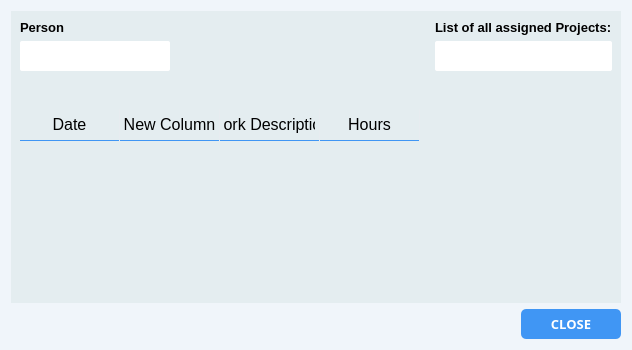
<?xml version="1.0" encoding="UTF-8"?>
<ui version="4.0">
 <class>GetUserReport</class>
 <widget class="QDialog" name="GetUserReport">
  <property name="geometry">
   <rect>
    <x>0</x>
    <y>0</y>
    <width>632</width>
    <height>350</height>
   </rect>
  </property>
  <property name="sizePolicy">
   <sizepolicy hsizetype="Preferred" vsizetype="Preferred">
    <horstretch>0</horstretch>
    <verstretch>0</verstretch>
   </sizepolicy>
  </property>
  <property name="minimumSize">
   <size>
    <width>600</width>
    <height>350</height>
   </size>
  </property>
  <property name="windowTitle">
   <string>Dialog</string>
  </property>
  <property name="styleSheet">
   <string notr="true">background-color: rgb(240, 245, 250);</string>
  </property>
  <layout class="QVBoxLayout" name="verticalLayout_4">
   <item>
    <widget class="QFrame" name="frame">
     <property name="styleSheet">
      <string notr="true">background-color: rgb(228, 237, 240);
border: none;</string>
     </property>
     <property name="frameShape">
      <enum>QFrame::StyledPanel</enum>
     </property>
     <property name="frameShadow">
      <enum>QFrame::Raised</enum>
     </property>
     <layout class="QVBoxLayout" name="verticalLayout_5">
      <item>
       <layout class="QHBoxLayout" name="horizontalLayout_3">
        <item>
         <layout class="QVBoxLayout" name="verticalLayout_2">
          <item>
           <widget class="QLabel" name="label">
            <property name="font">
             <font>
              <pointsize>10</pointsize>
              <weight>75</weight>
              <bold>true</bold>
             </font>
            </property>
            <property name="text">
             <string>Person</string>
            </property>
           </widget>
          </item>
          <item>
           <widget class="QComboBox" name="comboBoxPerson">
            <property name="sizePolicy">
             <sizepolicy hsizetype="Fixed" vsizetype="Preferred">
              <horstretch>0</horstretch>
              <verstretch>0</verstretch>
             </sizepolicy>
            </property>
            <property name="minimumSize">
             <size>
              <width>150</width>
              <height>30</height>
             </size>
            </property>
            <property name="styleSheet">
             <string notr="true">QComboBox {
border-radius: 2px;
border: none;
background-color: rgb(255, 255, 255);
}
QComboBox::drop-down 
{
    border: 0px;
}

QComboBox::down-arrow {
    image: url(:/images/images/dA.png);
    width: 25px;
    height: 25px;
	margin-right: 10px;
}</string>
            </property>
           </widget>
          </item>
         </layout>
        </item>
        <item>
         <spacer name="horizontalSpacer_2">
          <property name="orientation">
           <enum>Qt::Horizontal</enum>
          </property>
          <property name="sizeType">
           <enum>QSizePolicy::Expanding</enum>
          </property>
          <property name="sizeHint" stdset="0">
           <size>
            <width>40</width>
            <height>20</height>
           </size>
          </property>
         </spacer>
        </item>
        <item>
         <layout class="QVBoxLayout" name="verticalLayout">
          <item>
           <widget class="QLabel" name="label_4">
            <property name="font">
             <font>
              <pointsize>10</pointsize>
              <weight>75</weight>
              <bold>true</bold>
             </font>
            </property>
            <property name="text">
             <string>List of all assigned Projects:</string>
            </property>
           </widget>
          </item>
          <item>
           <widget class="QComboBox" name="comboBoxProject">
            <property name="minimumSize">
             <size>
              <width>150</width>
              <height>30</height>
             </size>
            </property>
            <property name="font">
             <font>
              <pointsize>10</pointsize>
             </font>
            </property>
            <property name="styleSheet">
             <string notr="true">QComboBox {
border-radius: 2px;
border: none;
background-color: rgb(255, 255, 255);
}
QComboBox::drop-down
{
    border: 0px;
}

QComboBox::down-arrow {
    image: url(:/images/images/dA.png);
    width: 25px;
    height: 25px;
        margin-right: 10px;
}</string>
            </property>
           </widget>
          </item>
         </layout>
        </item>
       </layout>
      </item>
      <item>
       <spacer name="verticalSpacer_2">
        <property name="orientation">
         <enum>Qt::Vertical</enum>
        </property>
        <property name="sizeHint" stdset="0">
         <size>
          <width>20</width>
          <height>40</height>
         </size>
        </property>
       </spacer>
      </item>
      <item>
       <widget class="QTableWidget" name="tableWidget">
        <property name="minimumSize">
         <size>
          <width>600</width>
          <height>0</height>
         </size>
        </property>
        <property name="styleSheet">
         <string notr="true">QHeaderView::section {
    background-color: transparent;
    /*color: black;
    padding-left: 4px;*/
	padding: 4px;
    font-size: 12pt;
    border-style: none;
    border-bottom: 1px solid rgb(64, 150, 244);
    border-right: 1px solid rgb(231, 236, 240);

}

QTableView {
    background-color: transparent;
	border: none;
}

QTableWidget {
    gridline-color: rgb(231, 236, 240);
    font-size: 10pt;
}</string>
        </property>
        <column>
         <property name="text">
          <string>Date</string>
         </property>
        </column>
        <column>
         <property name="text">
          <string>New Column</string>
         </property>
        </column>
        <column>
         <property name="text">
          <string>Work Description</string>
         </property>
        </column>
        <column>
         <property name="text">
          <string>Hours</string>
         </property>
        </column>
       </widget>
      </item>
     </layout>
    </widget>
   </item>
   <item>
    <layout class="QHBoxLayout" name="horizontalLayout_2">
     <item>
      <spacer name="horizontalSpacer">
       <property name="orientation">
        <enum>Qt::Horizontal</enum>
       </property>
       <property name="sizeHint" stdset="0">
        <size>
         <width>40</width>
         <height>20</height>
        </size>
       </property>
      </spacer>
     </item>
     <item>
      <widget class="QPushButton" name="buttonAddTime">
       <property name="enabled">
        <bool>true</bool>
       </property>
       <property name="minimumSize">
        <size>
         <width>100</width>
         <height>30</height>
        </size>
       </property>
       <property name="font">
        <font>
         <family>Century Gothic</family>
         <pointsize>10</pointsize>
         <weight>75</weight>
         <bold>true</bold>
        </font>
       </property>
       <property name="styleSheet">
        <string notr="true">QPushButton {
        background-color: rgb(64, 150, 244);
        border-radius: 5px;
        color: rgb(255, 255, 255);
        border:none
}

QPushButton:pressed {
background-color: rgb(57, 134, 217);

}
QPushButton:hover {
background-color: rgb(67, 158, 255);
}

QPushButton:disabled {
background-color: rgb(225, 225, 225);
}


</string>
       </property>
       <property name="text">
        <string>CLOSE</string>
       </property>
      </widget>
     </item>
    </layout>
   </item>
  </layout>
 </widget>
 <resources/>
 <connections/>
</ui>
